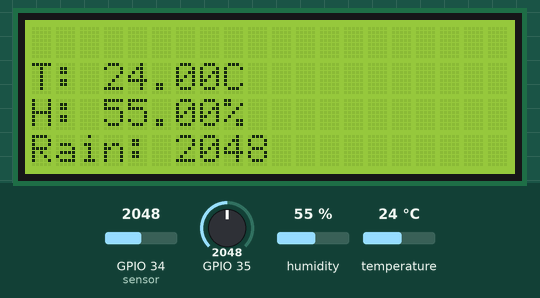
This sketch was run on a simulated ESP32. Shown: 20×4 character LCD. The inputs (shaded band) are chosen by the test bench; at power-on: GPIO 35 = 2048, GPIO 34 (sensor) = 2048, humidity 55 %, temperature 24 °C. WiFi joins after 1.5 s; servers stay silent unless stated; what the sketch prints to the serial monitor is not drawn.

Above: at 3.2 s.
3.3 s: GPIO 35 set to 1160
At 5.9 s:
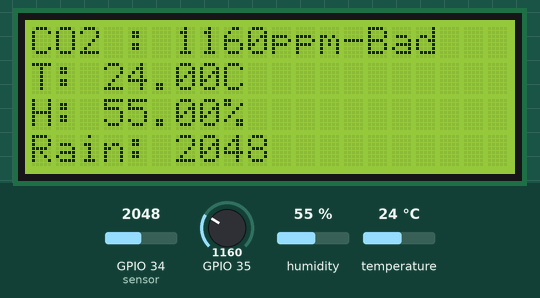
11.1 s: GPIO 34 (sensor) set to 1051
At 13.9 s:
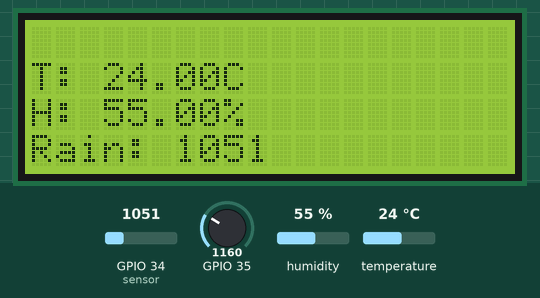
19.4 s: GPIO 34 (sensor) set to 964
At 20.3 s:
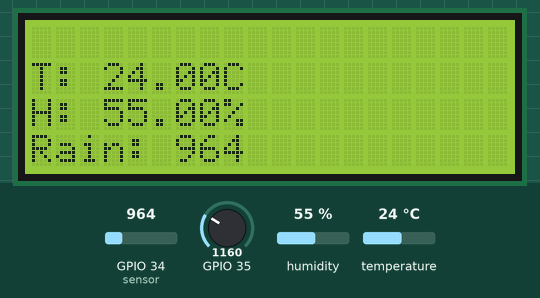
23.6 s: GPIO 35 set to 1236
At 25.3 s:
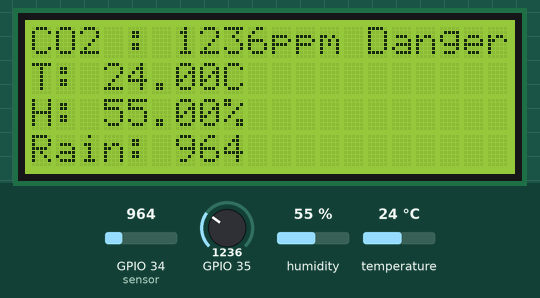
31.9 s: GPIO 35 set to 610
At 35.6 s:
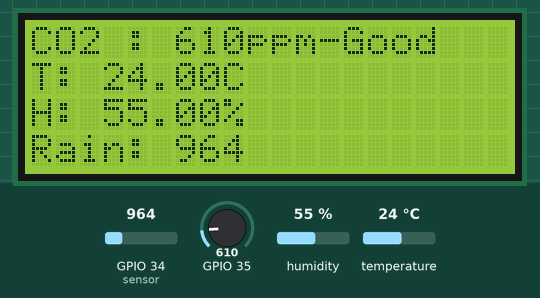
40.2 s: humidity set to 22 %
At 43.6 s:
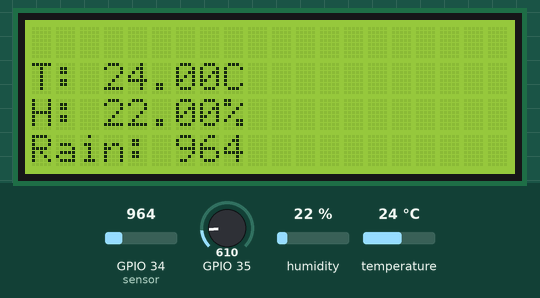
Timing chart, 0 to 45.1 s (numbered marks = the images above; inputs shaded):
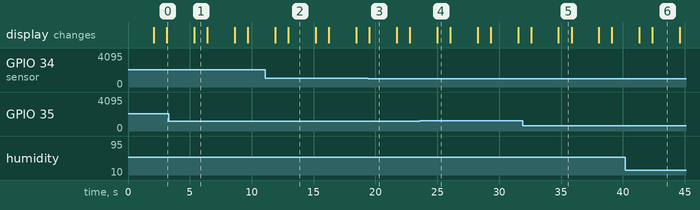

Measured:
- the behaviour switches between 1200 and 1201 on GPIO 35 (found by bisection; images 3 and 4)
- after the input at 3.3 s, the display: changes after 2.1 s (image 1)
- after the input at 11.1 s, the display: first differs from a run without the input after 1.9 s (image 2)
- after the input at 19.4 s, the display: changes after 0.09 s (image 3)
- after the input at 23.6 s, the display: changes after 1.4 s (image 4)
- after the input at 31.9 s, the display: first differs from a run without the input after 2.9 s (image 5)
- after the input at 40.2 s, the display: first differs from a run without the input after 2.2 s (image 6)

The sketch:

weather.ino
```cpp
#include <Wire.h>
#include <LiquidCrystal_I2C.h>
#include <DHT.h>
#include <WiFi.h>
#include <ThingSpeak.h>

#define DHTPIN 2        // Define the pin connected to the DHT sensor
#define DHTTYPE DHT11    // Define the type of DHT sensor
int gas, co2lvl;

const char* ssid = "Sabbir";
const char* password = "19122918";
const unsigned long CHANNEL_ID = 2537820;
const char* WRITE_API_KEY = "BVX3CE9PHFHNT6V7";

DHT dht(DHTPIN, DHTTYPE);
LiquidCrystal_I2C lcd(0x27, 20, 4);  // Set the LCD I2C address
WiFiClient client;  // Initialize WiFi client

void setup() {
  Serial.begin(115200);
  dht.begin();
  lcd.init();
  lcd.backlight();

  WiFi.begin(ssid, password);
  while (WiFi.status() != WL_CONNECTED) {
    delay(1000);
    Serial.println("Connecting to WiFi...");
  }
  Serial.println("Connected to WiFi");

  ThingSpeak.begin(client);  // Pass the client object to ThingSpeak
}

void loop() {
int gas = analogRead(35);
  co2lvl = gas;

  Serial.println(co2lvl);

  lcd.setCursor (0,0);
  lcd.print("CO2 :");
  lcd.setCursor(6,0);
  lcd.print(co2lvl);
  lcd.print("ppm");


  if((co2lvl >= 0)&&(co2lvl <= 650))
  {
    lcd.print("-Good");
  }
  else if((co2lvl >= 650)&&(co2lvl <= 1200))
  {
    lcd.print("-Bad");
  }
  else
  {
    lcd.print(" Danger");
  }
  delay(1000);

  float humidity = dht.readHumidity();
  float temperature = dht.readTemperature();
  int rainSensorValue = analogRead(34); // Assuming rain sensor connected to GPIO34 (ADC1_6)

  lcd.clear();
  lcd.setCursor(0, 1);
  lcd.print("T: ");
  lcd.print(temperature);
  lcd.print("C");
  lcd.setCursor(0, 2);
  lcd.print("H: ");
  lcd.print(humidity);
  lcd.print("%");
  lcd.setCursor(0, 3);
  lcd.print("Rain: ");
  lcd.print(rainSensorValue);

  delay(1000);

  // Update ThingSpeak channel
  ThingSpeak.writeField(CHANNEL_ID, 1, temperature, WRITE_API_KEY);
  ThingSpeak.writeField(CHANNEL_ID, 2, humidity, WRITE_API_KEY);
  ThingSpeak.writeField(CHANNEL_ID, 3, rainSensorValue, WRITE_API_KEY);
  ThingSpeak.writeField(CHANNEL_ID, 4, co2lvl , WRITE_API_KEY);
    // ThingSpeak updates every 15 seconds
}
```
